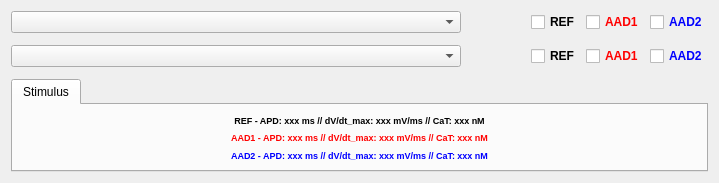
         <widget class="QWidget" name="tab_3">
          <attribute name="title">
           <string>Output</string>
          </attribute>
          <layout class="QGridLayout" name="gridLayout_13">
           <item row="2" column="7">
            <widget class="QCheckBox" name="aad2_mdl2_bottom">
             <property name="font">
              <font>
               <weight>75</weight>
               <bold>true</bold>
              </font>
             </property>
             <property name="styleSheet">
              <string notr="true">color:blue;</string>
             </property>
             <property name="text">
              <string>AAD2</string>
             </property>
            </widget>
           </item>
           <item row="3" column="0" colspan="8">
            <widget class="MatplotlibWidget" name="mplOutput2Bottom"/>
           </item>
           <item row="4" column="0" colspan="8">
            <widget class="QTabWidget" name="tabWidget_2">
             <property name="currentIndex">
              <number>0</number>
             </property>
             <widget class="QWidget" name="tabWidget_2Page1">
              <attribute name="title">
               <string>Stimulus</string>
              </attribute>
              <layout class="QGridLayout" name="gridLayout_4">
               <item row="0" column="0">
                <layout class="QGridLayout" name="gridLayout_11">
                 <item row="0" column="0">
                  <widget class="QLabel" name="lblAPDCaTModel2Ctrl">
                   <property name="font">
                    <font>
                     <pointsize>7</pointsize>
                     <weight>75</weight>
                     <bold>true</bold>
                    </font>
                   </property>
                   <property name="text">
                    <string>REF - APD: xxx ms // dV/dt_max: xxx mV/ms // CaT: xxx nM</string>
                   </property>
                   <property name="alignment">
                    <set>Qt::AlignCenter</set>
                   </property>
                  </widget>
                 </item>
                 <item row="1" column="0">
                  <widget class="QLabel" name="lblAPDCaTModel2Alt">
                   <property name="font">
                    <font>
                     <pointsize>7</pointsize>
                     <weight>75</weight>
                     <bold>true</bold>
                    </font>
                   </property>
                   <property name="styleSheet">
                    <string notr="true">color:red;</string>
                   </property>
                   <property name="text">
                    <string>AAD1 - APD: xxx ms // dV/dt_max: xxx mV/ms // CaT: xxx nM</string>
                   </property>
                   <property name="alignment">
                    <set>Qt::AlignCenter</set>
                   </property>
                  </widget>
                 </item>
                 <item row="2" column="0">
                  <widget class="QLabel" name="lblAPDCaTModel2Alt_2">
                   <property name="font">
                    <font>
                     <pointsize>7</pointsize>
                     <weight>75</weight>
                     <bold>true</bold>
                    </font>
                   </property>
                   <property name="styleSheet">
                    <string notr="true">color:blue;</string>
                   </property>
                   <property name="text">
                    <string>AAD2 - APD: xxx ms // dV/dt_max: xxx mV/ms // CaT: xxx nM</string>
                   </property>
                   <property name="alignment">
                    <set>Qt::AlignCenter</set>
                   </property>
                  </widget>
                 </item>
                </layout>
               </item>
              </layout>
             </widget>
            </widget>
           </item>
           <item row="0" column="1">
            <spacer name="horizontalSpacer_3">
             <property name="orientation">
              <enum>Qt::Horizontal</enum>
             </property>
             <property name="sizeHint" stdset="0">
              <size>
               <width>40</width>
               <height>20</height>
              </size>
             </property>
            </spacer>
           </item>
           <item row="0" column="0">
            <widget class="QComboBox" name="cmbOutput2Top">
             <property name="minimumSize">
              <size>
               <width>450</width>
               <height>0</height>
              </size>
             </property>
            </widget>
           </item>
           <item row="1" column="0" colspan="8">
            <widget class="MatplotlibWidget" name="mplOutput2Top"/>
           </item>
           <item row="2" column="0">
            <widget class="QComboBox" name="cmbOutput2Bottom">
             <property name="minimumSize">
              <size>
               <width>450</width>
               <height>0</height>
              </size>
             </property>
            </widget>
           </item>
           <item row="0" column="7">
            <widget class="QCheckBox" name="aad2_mdl2_top">
             <property name="font">
              <font>
               <weight>75</weight>
               <bold>true</bold>
              </font>
             </property>
             <property name="styleSheet">
              <string notr="true">color:blue;</string>
             </property>
             <property name="text">
              <string>AAD2</string>
             </property>
            </widget>
           </item>
           <item row="0" column="6">
            <widget class="QCheckBox" name="aad1_mdl2_top">
             <property name="font">
              <font>
               <weight>75</weight>
               <bold>true</bold>
              </font>
             </property>
             <property name="styleSheet">
              <string notr="true">color:red;</string>
             </property>
             <property name="text">
              <string>AAD1</string>
             </property>
            </widget>
           </item>
           <item row="0" column="5">
            <widget class="QCheckBox" name="ref_mdl2_top">
             <property name="font">
              <font>
               <weight>75</weight>
               <bold>true</bold>
              </font>
             </property>
             <property name="text">
              <string>REF</string>
             </property>
            </widget>
           </item>
           <item row="2" column="6">
            <widget class="QCheckBox" name="aad1_mdl2_bottom">
             <property name="font">
              <font>
               <weight>75</weight>
               <bold>true</bold>
              </font>
             </property>
             <property name="styleSheet">
              <string notr="true">color:red;</string>
             </property>
             <property name="text">
              <string>AAD1</string>
             </property>
            </widget>
           </item>
           <item row="2" column="5">
            <widget class="QCheckBox" name="ref_mdl2_bottom">
             <property name="font">
              <font>
               <weight>75</weight>
               <bold>true</bold>
              </font>
             </property>
             <property name="text">
              <string>REF</string>
             </property>
            </widget>
           </item>
          </layout>
         </widget>
